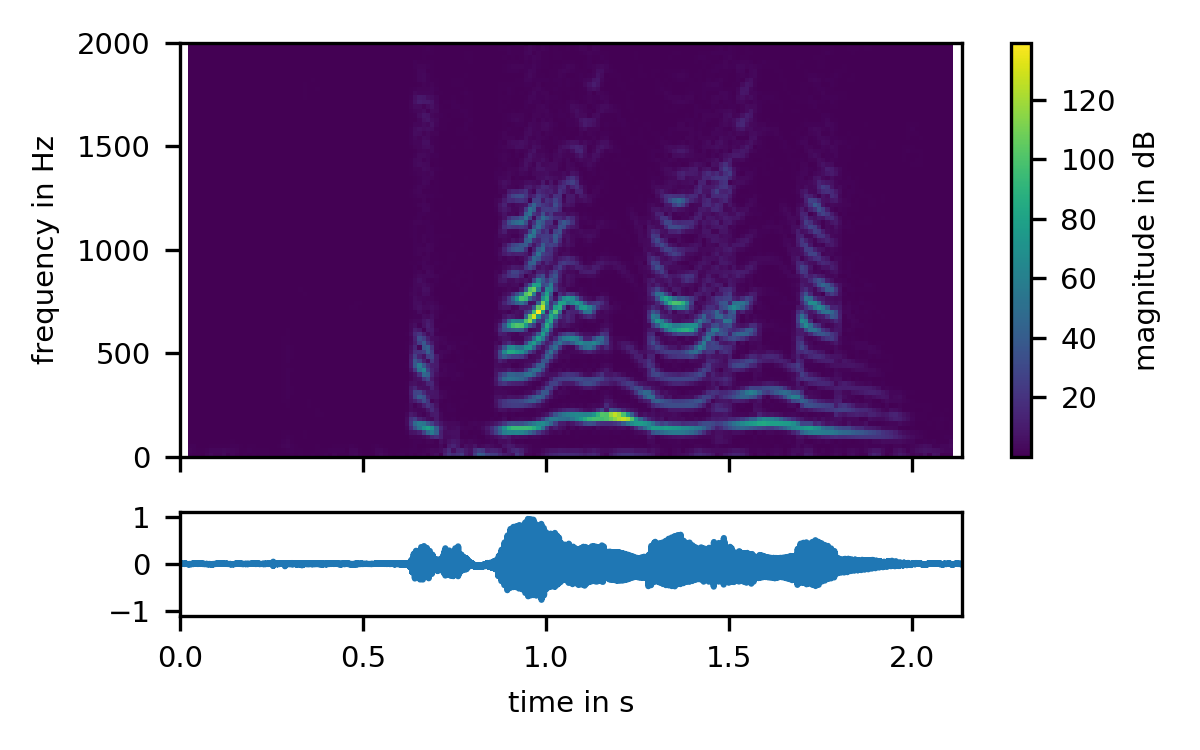

Here is the Python script that generated this plot:
import matplotlib
from matplotlib import pyplot
import numpy
import soundfile
import signals
import scipy.signal

matplotlib.rcParams['font.size'] = 7

blocksize = 2048
hopsize = 512

fig, (ax1, ax2) = pyplot.subplots(nrows=2, sharex=True, figsize=[4, 2.5],
                                  gridspec_kw=dict(height_ratios=[4, 1]))

signal, samplerate = soundfile.read("Mann_short.wav")
spectrogram = signals.Spectrogram(signal, samplerate,
                                  blocksize=blocksize, hopsize=hopsize,
                                  window=scipy.signal.hann(blocksize))

col = ax1.imshow(
    numpy.abs(spectrogram).T,
    origin='lower', aspect='auto',
    extent=[blocksize/samplerate/2, len(spectrogram)*hopsize/samplerate+blocksize/samplerate/2, 0, samplerate/2])
fig.colorbar(col, ax=ax1, label='magnitude in dB')
ax1.set(ylim=[0, 2000], ylabel='frequency in Hz')

ax2.plot(numpy.linspace(0, spectrogram.duration, len(signal)), signal)
ax2.set(xlabel='time in s', xlim=[0, spectrogram.duration], ylim=[-1.1, 1.1])

fig.tight_layout()
pos1 = ax1.get_position().bounds; pos2 = ax2.get_position().bounds
ax2.set_position([pos2[0], pos2[1], pos1[2], pos2[3]])

fig.savefig(__file__[:-3] + '.png', dpi=300)
